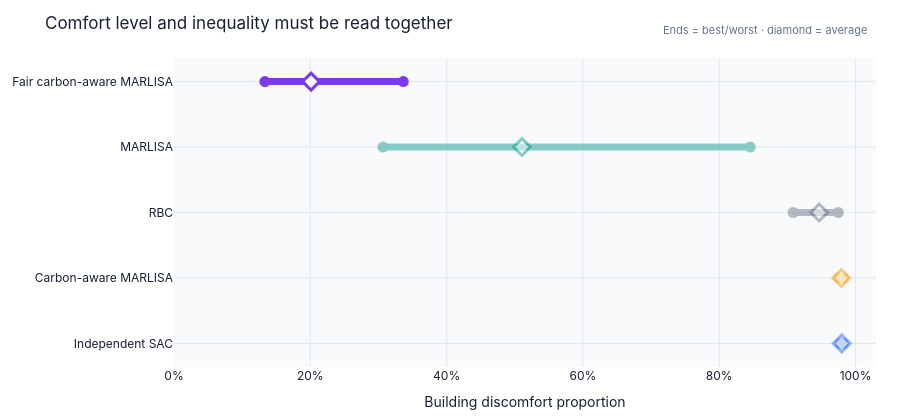

Notebook cell for this chart:
### Code cell
def comfort_range_figure(summary: pd.DataFrame, focus: str) -> go.Figure:
    """Best-to-worst comfort ranges with average markers."""
    frame = summary.sort_values("average_discomfort", ascending=False)
    fig = go.Figure()
    for row in frame.itertuples(index=False):
        opacity = 1.0 if row.model == focus else 0.48
        fig.add_trace(
            go.Scatter(
                x=[row.best_discomfort, row.worst_discomfort],
                y=[row.controller, row.controller],
                mode="lines+markers",
                line=dict(color=row.color, width=7),
                marker=dict(color=row.color, size=11),
                opacity=opacity,
                hovertemplate="%{y}<br>%{x:.1%}<extra></extra>",
                showlegend=False,
            )
        )
        fig.add_trace(
            go.Scatter(
                x=[row.average_discomfort],
                y=[row.controller],
                mode="markers",
                marker=dict(
                    color="#FFFFFF",
                    line=dict(color=row.color, width=3),
                    size=13,
                    symbol="diamond",
                ),
                opacity=opacity,
                hovertemplate=(
                    f"{row.controller}<br>Average: "
                    "%{x:.1%}<extra></extra>"
                ),
                showlegend=False,
            )
        )
    fig.add_annotation(
        x=0.99,
        y=1.12,
        xref="paper",
        yref="paper",
        text="Ends = best/worst · diamond = average",
        showarrow=False,
        font=dict(size=11, color="#64748B"),
    )
    fig.update_layout(title="Comfort level and inequality must be read together")
    fig.update_xaxes(
        title="Building discomfort proportion",
        range=[0, 1.03],
        tickformat=".0%",
    )
    fig.update_yaxes(title=None)
    return _base_layout(fig, height=420)

comfort_range_figure_output = comfort_range_figure(summary, focus="fair_carbon_aware_marlisa")
comfort_range_figure_output

### Figure 1 — Plotly figure (JSON) as saved in the notebook; plotly's stock layout.template omitted (floating-point values rounded to 4 significant figures)
{"data": [{"hovertemplate": "%{y}<br>%{x:.1%}<extra></extra>", "line": {"color": "#2563EB", "width": 7}, "marker": {"color": "#2563EB", "size": 11}, "mode": "lines+markers", "opacity": 0.48, "showlegend": false, "type": "scatter", "x": [0.9776, 0.9817], "y": ["Independent SAC", "Independent SAC"]}, {"hovertemplate": "Independent SAC<br>Average: %{x:.1%}<extra></extra>", "marker": {"color": "#FFFFFF", "line": {"color": "#2563EB", "width": 3}, "size": 13, "symbol": "diamond"}, "mode": "markers", "opacity": 0.48, "showlegend": false, "type": "scatter", "x": [0.9798], "y": ["Independent SAC"]}, {"hovertemplate": "%{y}<br>%{x:.1%}<extra></extra>", "line": {"color": "#F59E0B", "width": 7}, "marker": {"color": "#F59E0B", "size": 11}, "mode": "lines+markers", "opacity": 0.48, "showlegend": false, "type": "scatter", "x": [0.9757, 0.9817], "y": ["Carbon-aware MARLISA", "Carbon-aware MARLISA"]}, {"hovertemplate": "Carbon-aware MARLISA<br>Average: %{x:.1%}<extra></extra>", "marker": {"color": "#FFFFFF", "line": {"color": "#F59E0B", "width": 3}, "size": 13, "symbol": "diamond"}, "mode": "markers", "opacity": 0.48, "showlegend": false, "type": "scatter", "x": [0.9791], "y": ["Carbon-aware MARLISA"]}, {"hovertemplate": "%{y}<br>%{x:.1%}<extra></extra>", "line": {"color": "#64748B", "width": 7}, "marker": {"color": "#64748B", "size": 11}, "mode": "lines+markers", "opacity": 0.48, "showlegend": false, "type": "scatter", "x": [0.9084, 0.9747], "y": ["RBC", "RBC"]}, {"hovertemplate": "RBC<br>Average: %{x:.1%}<extra></extra>", "marker": {"color": "#FFFFFF", "line": {"color": "#64748B", "width": 3}, "size": 13, "symbol": "diamond"}, "mode": "markers", "opacity": 0.48, "showlegend": false, "type": "scatter", "x": [0.9466], "y": ["RBC"]}, {"hovertemplate": "%{y}<br>%{x:.1%}<extra></extra>", "line": {"color": "#0F9D8A", "width": 7}, "marker": {"color": "#0F9D8A", "size": 11}, "mode": "lines+markers", "opacity": 0.48, "showlegend": false, "type": "scatter", "x": [0.3067, 0.8455], "y": ["MARLISA", "MARLISA"]}, {"hovertemplate": "MARLISA<br>Average: %{x:.1%}<extra></extra>", "marker": {"color": "#FFFFFF", "line": {"color": "#0F9D8A", "width": 3}, "size": 13, "symbol": "diamond"}, "mode": "markers", "opacity": 0.48, "showlegend": false, "type": "scatter", "x": [0.5105], "y": ["MARLISA"]}, {"hovertemplate": "%{y}<br>%{x:.1%}<extra></extra>", "line": {"color": "#7C3AED", "width": 7}, "marker": {"color": "#7C3AED", "size": 11}, "mode": "lines+markers", "opacity": 1, "showlegend": false, "type": "scatter", "x": [0.1333, 0.3364], "y": ["Fair carbon-aware MARLISA", "Fair carbon-aware MARLISA"]}, {"hovertemplate": "Fair carbon-aware MARLISA<br>Average: %{x:.1%}<extra></extra>", "marker": {"color": "#FFFFFF", "line": {"color": "#7C3AED", "width": 3}, "size": 13, "symbol": "diamond"}, "mode": "markers", "opacity": 1, "showlegend": false, "type": "scatter", "x": [0.2011], "y": ["Fair carbon-aware MARLISA"]}], "layout": {"annotations": [{"font": {"color": "#64748B", "size": 11}, "showarrow": false, "text": "Ends = best/worst · diamond = average", "x": 0.99, "xref": "paper", "y": 1.12, "yref": "paper"}], "font": {"color": "#172033", "family": "Inter, Arial, sans-serif"}, "height": 420, "hoverlabel": {"bgcolor": "#172033", "font": {"color": "#FFFFFF"}}, "legend": {"orientation": "h", "x": 0, "y": 1.02, "yanchor": "bottom"}, "margin": {"b": 50, "l": 54, "r": 24, "t": 58}, "paper_bgcolor": "#FFFFFF", "plot_bgcolor": "#F8FAFC", "title": {"text": "Comfort level and inequality must be read together"}, "xaxis": {"gridcolor": "#E2E8F0", "range": [0, 1.03], "tickformat": ".0%", "title": {"text": "Building discomfort proportion"}, "zeroline": false}, "yaxis": {"gridcolor": "#E2E8F0", "title": {}, "zeroline": false}}}
